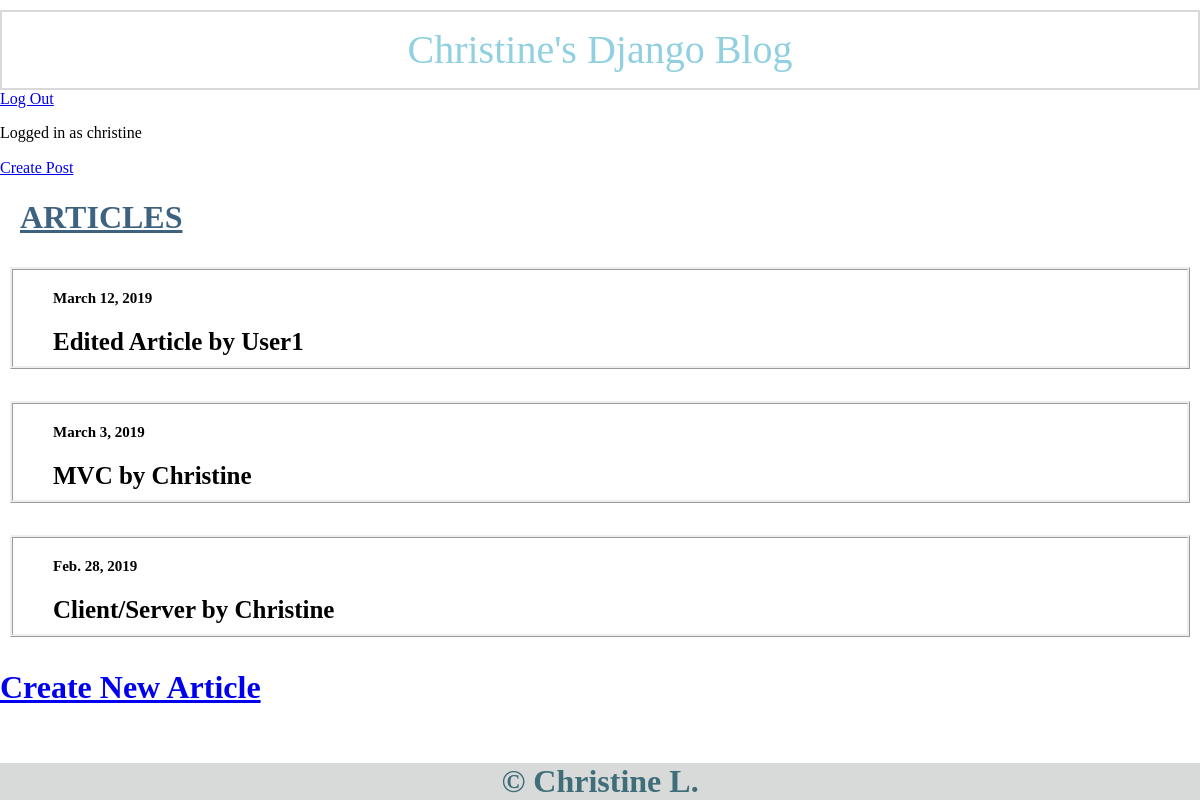
The app's page /home/ (signed in) with its own data.
### blog/models.py (models this page shows)
class Article(models.Model):
    title = models.CharField(max_length = 255)
    body = models.TextField(validators=[MinLengthValidator(2)])
    draft = models.BooleanField()
    published_date = models.DateField(help_text = "mm/dd/yyyy") #validators=[draft_date])
    author = models.CharField(max_length = 255)
    user = models.ForeignKey(User, default = 1, on_delete = models.CASCADE, related_name = 'articles')
    def __str__(self):
        return self.title + " by " + self.author

### blog/views.py (the view)
# urls.py: path('home/', home_page),
def home_page(request):
    articles = Article.objects.filter(draft = False).order_by('-published_date').all()
    context = {'articles': articles}
    response = render(request, 'index.html', context)
    return HttpResponse(response)

### blog/templates/index.html (shortened to what this page needs)
<!DOCTYPE html>
{% extends 'base.html' %}
{% block content %}
<html lang="en" dir="ltr">
  <head>
    <link rel="stylesheet" href="https://cdnjs.cloudflare.com/ajax/libs/normalize/8.0.1/normalize.css">
  </head>
  <body>
    <h1 class="home-heading"> Articles <h1>
    {% for article in articles %}
    <ul class="home-list">
      <li>
      <a class="home-article" href="{% url 'article_details' id=article.pk %}">
        <h5 class="home-article-date"> {{ article.published_date }} </h5>
        <h3 class="home-article-title"> {{ article }} </h3>
      </a>
      </li>
    </ul>
    {% endfor %}
    <a href="/new_article">Create New Article</a>
  </body>
</html>
{% endblock %}

### blog/templates/base.html (shortened to what this page needs)
<!DOCTYPE html>
{% load staticfiles %}
<html lang="en" dir="ltr">
  <head>
    <link rel="stylesheet" href="{% static 'css/blog_main.css' %}">
    <link rel="stylesheet" href="https://cdnjs.cloudflare.com/ajax/libs/normalize/8.0.1/normalize.css">
  </head>
  <body>
    <header class="main-header">Christine's Django Blog</header>
    {% if request.user.is_authenticated %}
      <a href="{% url 'logout' %}">Log Out</a>
      <p>Logged in as {{ user.username }}</p>
      <a href="{% url 'new_article' %}">Create Post</a>
    {% else %}
      <a href="{% url 'login' %}">Log In</a>
    {% endif %}
    {% block content %}
    {% endblock %}
  </body>
  <footer class="main-footer">&copy Christine L.</footer>
</html>

### blog/static/css/blog_main.css (style rules this page uses)
body { background: white; }
.main-header { font-size: 40px; color: #90d0e0; border: solid #d8dada 2px; padding: 15px; text-align: center; margin-top: 10px; }
.main-footer { background: #d8dada; color: #3f6e79; text-align: center; position: absolute; bottom: 0; width: 100%; }
.home-heading { text-decoration: underline; color: #3e6380; text-transform: uppercase; padding-left: 20px; }
.home-list { list-style: none; border: ridge; margin-left: 10px; margin-right: 10px; }
.home-article { text-decoration: none; color: black; }
.home-article-date { margin-top: 20px; margin-bottom: 10px; font-size: 15px; }
.home-article-title { margin-top: 20px; margin-bottom: 10px; font-size: 25px; }

### records on screen
Article: published_date "March 12, 2019", title+author "Edited Article by User1"
Article: published_date "March 3, 2019", title+author "MVC by Christine"
Article: published_date "Feb. 28, 2019", title+author "Client/Server by Christine"

### other values on screen
{{ user.username }} "christine"
